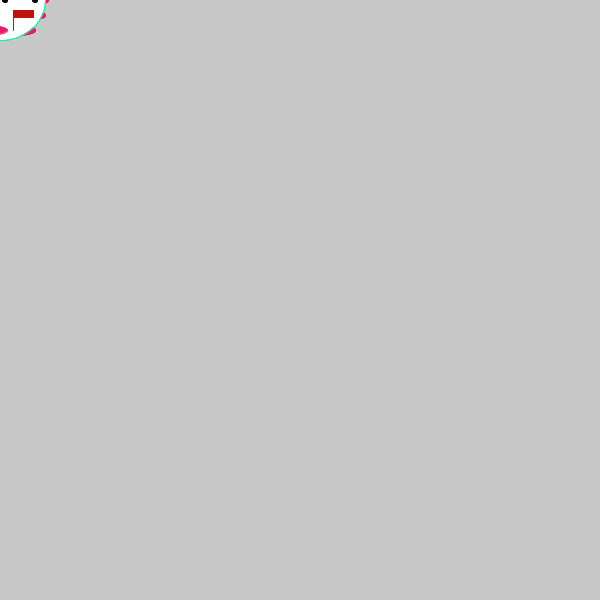
Frame 1 (no input)
Frame 60 (the mouse pressed at the canvas centre just before this capture): identical to frame 1, image omitted
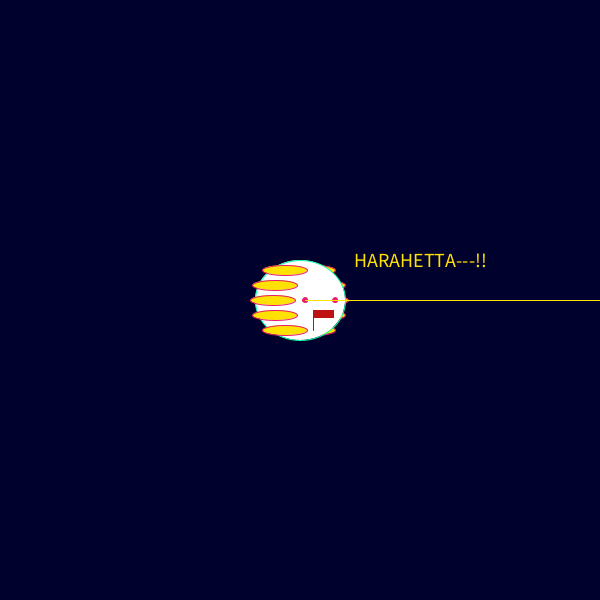
Frame 120 (the mouse held since frame 60 and released just before this capture)

The Processing sketch that drew these frames (run headless with seeded random() and noise(); from frame 60 on, the mouse is pressed at the canvas centre):

// Processing sketch: processing_108454
// ── processing_108454.pde

int x, y;
int[]xx=new int[100];
int[]yy=new int[200];

void setup() {
  size(600, 600);
}

void draw() {
  background(200);
  for (int i=99; i>0; i--) {
    xx[i]=xx[i-1];
    yy[i]=yy[i-1];
  }

  xx[0]=mouseX;
  yy[0]=mouseY;

  for (int i=99; i>0; i-=30) {
    pushMatrix();
    translate(xx[i], yy[i]);
    if (mousePressed) {
      background(mouseY);
    }

    fill(232, 28, 106);
    stroke(232, 28, 106);
    if (mousePressed) {
      fill(255, 226, 3);
    }
    ellipse(13, -30, 45, 10);
    ellipse(23, -15, 45, 10);
    ellipse(26, 0, 45, 10);
    ellipse(23, 15, 45, 10);
    ellipse(13, 30, 45, 10);
    fill(255);
    stroke(13, 255, 164);
    ellipse(0, 0, 90, 80);

    stroke(0, 0, 0);
    fill(0);
    if (mousePressed) {
      fill(232, 28, 106);
      stroke(232, 28, 106);
    }
    ellipse(5, 0, 5, 5);
    ellipse(35, 0, 5, 5);
    fill(191, 17, 17);
    stroke(191, 17, 17);
    rect(13, 10, 20, 7);
    line(13, 10, 13, 30);

    fill(232, 28, 106);
    stroke(232, 28, 106);
    if (mousePressed) {
      fill(255, 226, 3);
    }
    ellipse(-15, -30, 45, 10);
    ellipse(-25, -15, 45, 10);
    ellipse(-27, 0, 45, 10);
    ellipse(-25, 15, 45, 10);
    ellipse(-15, 30, 45, 10);

    if (mousePressed) {
      stroke(255, 226, 3);
      textSize(20);
      textAlign(CENTER, BOTTOM);
      line(5, 0, 1200, 0);
      text("HARAHETTA---!!", 120, -30);
    }
    popMatrix();
  }
}
